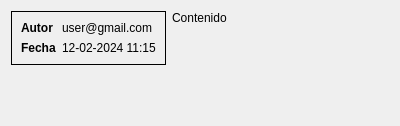
<?xml version="1.0" encoding="UTF-8"?>
<ui version="4.0">
 <class>WidgetComment</class>
 <widget class="QWidget" name="WidgetComment">
  <property name="geometry">
   <rect>
    <x>0</x>
    <y>0</y>
    <width>400</width>
    <height>126</height>
   </rect>
  </property>
  <property name="maximumSize">
   <size>
    <width>400</width>
    <height>16777215</height>
   </size>
  </property>
  <layout class="QHBoxLayout" name="horizontalLayout">
   <item>
    <layout class="QVBoxLayout" name="verticalLayout">
     <item>
      <widget class="QFrame" name="gridFrame">
       <property name="sizePolicy">
        <sizepolicy hsizetype="Fixed" vsizetype="Preferred">
         <horstretch>0</horstretch>
         <verstretch>0</verstretch>
        </sizepolicy>
       </property>
       <property name="frameShape">
        <enum>QFrame::Shape::Box</enum>
       </property>
       <property name="frameShadow">
        <enum>QFrame::Shadow::Plain</enum>
       </property>
       <property name="lineWidth">
        <number>1</number>
       </property>
       <layout class="QGridLayout" name="gridLayout">
        <item row="1" column="1">
         <widget class="QLabel" name="label_date">
          <property name="text">
           <string>12-02-2024 11:15</string>
          </property>
         </widget>
        </item>
        <item row="1" column="0">
         <widget class="QLabel" name="label_3">
          <property name="font">
           <font>
            <bold>true</bold>
           </font>
          </property>
          <property name="text">
           <string>Fecha</string>
          </property>
         </widget>
        </item>
        <item row="0" column="0">
         <widget class="QLabel" name="label_2">
          <property name="sizePolicy">
           <sizepolicy hsizetype="Fixed" vsizetype="Preferred">
            <horstretch>0</horstretch>
            <verstretch>0</verstretch>
           </sizepolicy>
          </property>
          <property name="font">
           <font>
            <bold>true</bold>
           </font>
          </property>
          <property name="text">
           <string>Autor</string>
          </property>
         </widget>
        </item>
        <item row="0" column="1">
         <widget class="QLabel" name="label_user">
          <property name="sizePolicy">
           <sizepolicy hsizetype="Fixed" vsizetype="Preferred">
            <horstretch>0</horstretch>
            <verstretch>0</verstretch>
           </sizepolicy>
          </property>
          <property name="text">
           <string>user@gmail.com</string>
          </property>
         </widget>
        </item>
       </layout>
      </widget>
     </item>
     <item>
      <spacer name="verticalSpacer">
       <property name="orientation">
        <enum>Qt::Orientation::Vertical</enum>
       </property>
       <property name="sizeHint" stdset="0">
        <size>
         <width>20</width>
         <height>40</height>
        </size>
       </property>
      </spacer>
     </item>
    </layout>
   </item>
   <item>
    <widget class="QLabel" name="label_comentario">
     <property name="maximumSize">
      <size>
       <width>400</width>
       <height>16777215</height>
      </size>
     </property>
     <property name="text">
      <string>Contenido</string>
     </property>
     <property name="alignment">
      <set>Qt::AlignmentFlag::AlignLeading|Qt::AlignmentFlag::AlignLeft|Qt::AlignmentFlag::AlignTop</set>
     </property>
     <property name="wordWrap">
      <bool>true</bool>
     </property>
    </widget>
   </item>
  </layout>
 </widget>
 <resources/>
 <connections/>
</ui>
